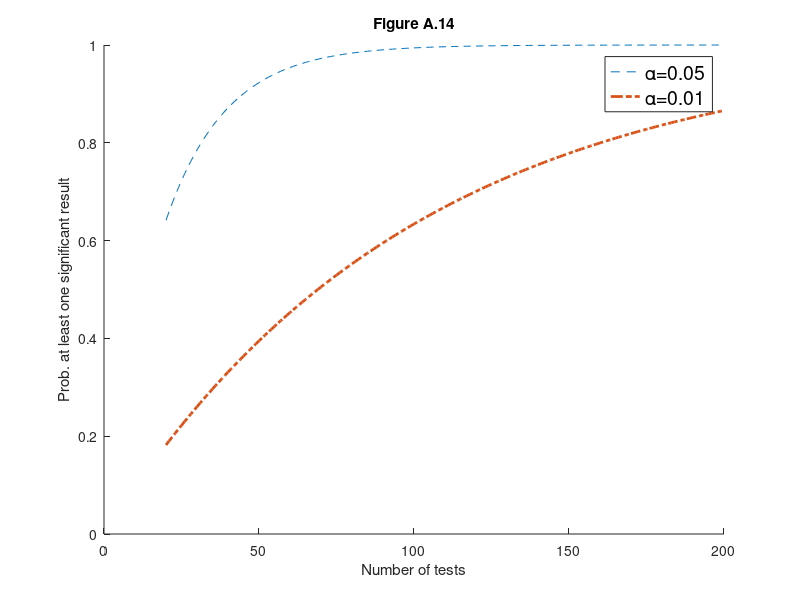

MATLAB code for this plot:
%% Multiple tests and the Bonferroni correction
%
% This file creates Figure A.14

%% Beginning of code
close all
seq=20:200; 
alpha=0.05;
Pra05=1- (1-alpha).^(seq);
hold('on')
alpha=0.01;
Pra01=1- (1-alpha).^(seq);
plot(seq,Pra05,'--',seq,Pra01,'-.','LineWidth',2)
xlabel('Number of tests')
ylabel('Prob. at least one significant result')
legend({'\alpha=0.05' '\alpha=0.01'},'Location','best','FontSize',14)
prin=0;
if prin==1
    % print to postscript
    print -depsc bonfcorr.eps;
else
    title("Figure A.14")
end
%InsideREADME 